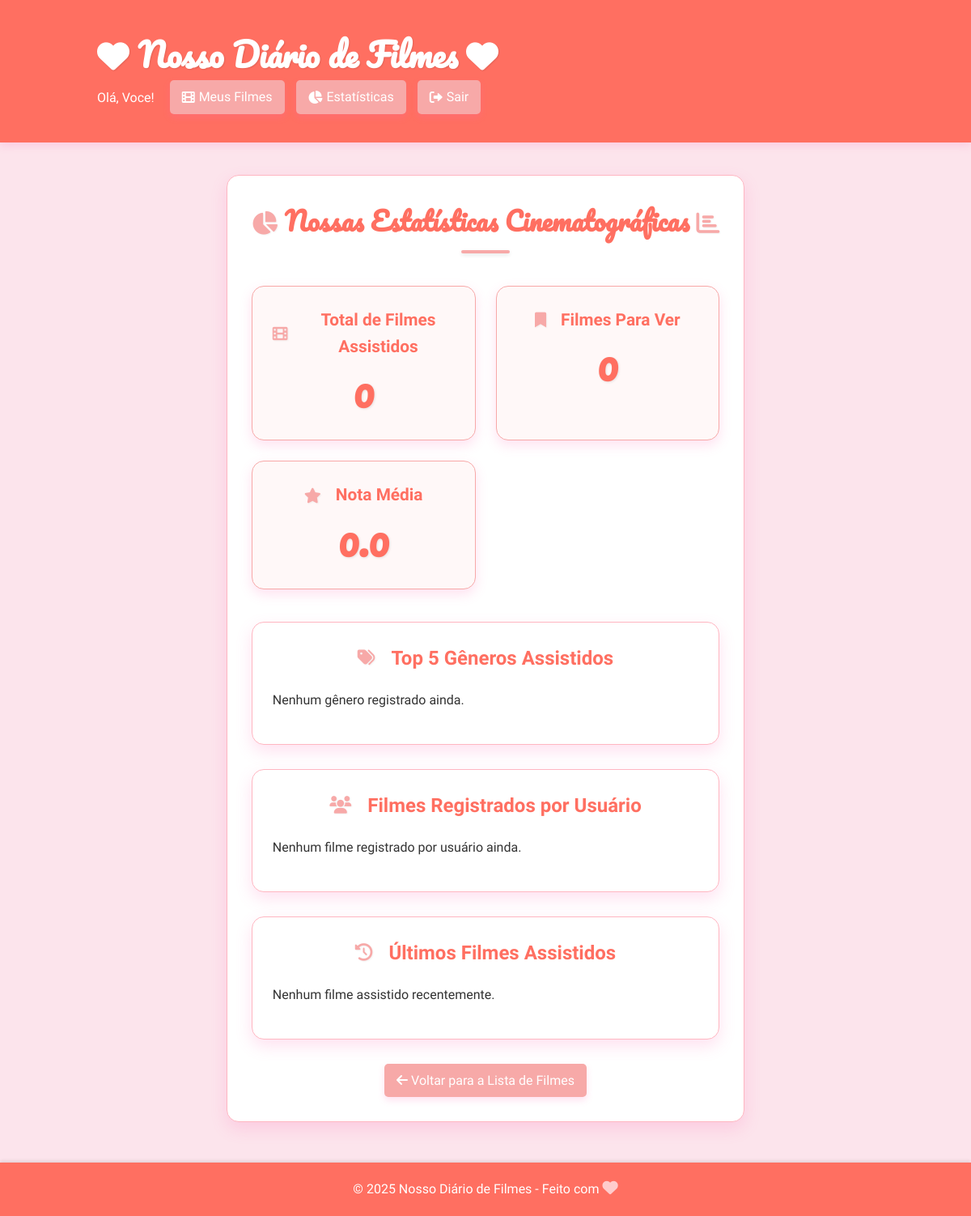
/stats (signed in), run on an earlier commit of the app's database.
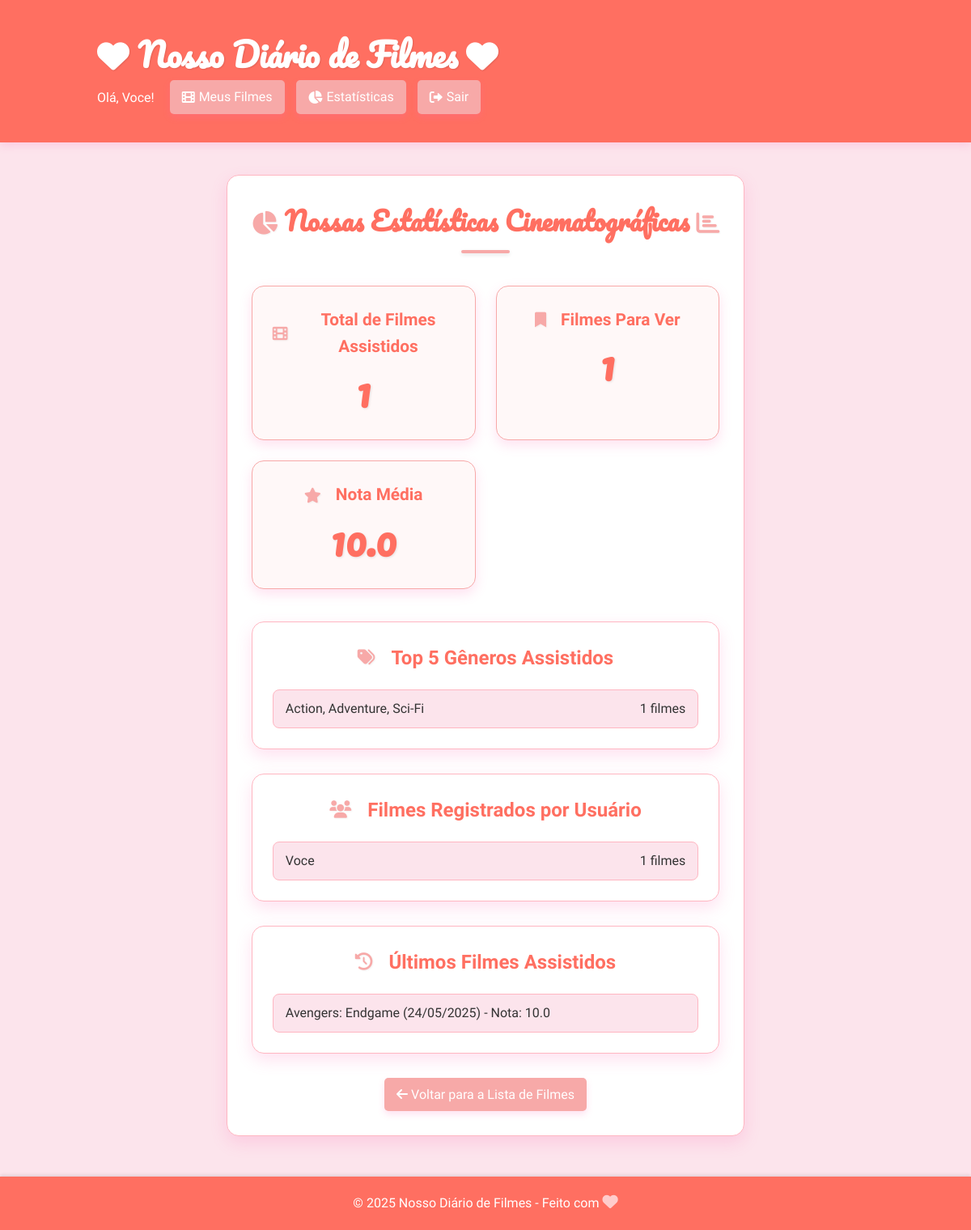
And on a later commit of the database.
### app.py (models this page shows, shortened)
class User(UserMixin, db.Model):
    id = db.Column(db.Integer, primary_key=True)
    username = db.Column(db.String(80), unique=True, nullable=False)
    password_hash = db.Column(db.String(256), nullable=False) # Armazena o hash da senha

class Movie(db.Model):
    id = db.Column(db.Integer, primary_key=True)
    title = db.Column(db.String(100), nullable=False)
    director = db.Column(db.String(100), nullable=False)
    year = db.Column(db.Integer, nullable=False)
    genre = db.Column(db.String(50), nullable=False)
    rating = db.Column(db.Float, nullable=True) # AGORA É OPCIONAL (nullable=True)
    watched_date = db.Column(db.Date, nullable=True) # Data assistida agora é opcional também
    comments = db.Column(db.Text)
    watched_by = db.Column(db.String(100), nullable=True) # Quem assistiu agora é opcional
    status = db.Column(db.String(20), nullable=False, default='assistido') # 'assistido' ou 'para_ver'
    plot = db.Column(db.Text)
    poster = db.Column(db.String(200))
    imdbID = db.Column(db.String(20), unique=True, nullable=True) # Campo para armazenar o IMDb ID

### app.py (the view)
@app.route('/stats')
@login_required
def stats():
    total_movies_assistidos = db.session.query(Movie).filter_by(status='assistido').count()
    total_movies_para_ver = db.session.query(Movie).filter_by(status='para_ver').count()
    avg_rating_result = db.session.query(func.avg(Movie.rating))\
                               .filter(Movie.status=='assistido', Movie.rating.isnot(None))\
                               .scalar()
    avg_rating = round(avg_rating_result, 1) if avg_rating_result is not None else 0.0
    top_genres = db.session.query(Movie.genre, func.count(Movie.genre))\
                           .filter(Movie.status=='assistido', Movie.genre.isnot(None), Movie.genre != '')\
                           .group_by(Movie.genre)\
                           .order_by(func.count(Movie.genre).desc())\
                           .limit(5).all()
    movies_by_user = db.session.query(Movie.watched_by, func.count(Movie.watched_by))\
                               .filter(Movie.status=='assistido', Movie.watched_by.isnot(None), Movie.watched_by != '')\
                               .group_by(Movie.watched_by)\
                               .order_by(func.count(Movie.watched_by).desc())\
                               .all()
    recent_movies = db.session.query(Movie)\
                              .filter_by(status='assistido')\
                              .order_by(Movie.watched_date.desc())\
                              .limit(5).all()
    return render_template('stats.html',
                           total_movies=total_movies_assistidos, # Passa o total de assistidos aqui
                           total_to_watch=total_movies_para_ver, # Passa o total de para ver
                           avg_rating=avg_rating,
                           top_genres=top_genres,
                           movies_by_user=movies_by_user,
                           recent_movies=recent_movies)

### app.py (called while the page is built)
@login_manager.user_loader
def load_user(user_id):
    return User.query.get(int(user_id))

@app.context_processor
def inject_now():
    return {'now': datetime.now()}

### templates/stats.html
{% extends "base.html" %}
{% block content %}
    <div class="movie-list-section">
        <h2><i class="fas fa-chart-pie"></i> Nossas Estatísticas Cinematográficas <i class="fas fa-chart-bar"></i></h2>
        <div class="stats-grid">
            <div class="stat-card">
                <h3><i class="fas fa-film"></i> Total de Filmes Assistidos</h3>
                <p class="stat-number">{{ total_movies }}</p>
            </div>
            <div class="stat-card">
                <h3><i class="fas fa-bookmark"></i> Filmes Para Ver</h3>
                <p class="stat-number">{{ total_to_watch }}</p>
            </div>
            <div class="stat-card">
                <h3><i class="fas fa-star"></i> Nota Média</h3>
                <p class="stat-number">{{ '%.1f' | format(avg_rating) }}</p>
            </div>
        </div>
        <div class="stats-section">
            <h3><i class="fas fa-tags"></i> Top 5 Gêneros Assistidos</h3>
            {% if top_genres %}
                <ul class="stats-list">
                    {% for genre, count in top_genres %}
                        <li>
                            <span>{{ genre }}</span>
                            <span>{{ count }} filmes</span>
                        </li>
                    {% endfor %}
                </ul>
            {% else %}
                <p>Nenhum gênero registrado ainda.</p>
            {% endif %}
        </div>
        <div class="stats-section">
            <h3><i class="fas fa-users"></i> Filmes Registrados por Usuário</h3>
            {% if movies_by_user %}
                <ul class="stats-list">
                    {% for user, count in movies_by_user %}
                        <li>
                            <span>{{ user.capitalize() }}</span>
                            <span>{{ count }} filmes</span>
                        </li>
                    {% endfor %}
                </ul>
            {% else %}
                <p>Nenhum filme registrado por usuário ainda.</p>
            {% endif %}
        </div>
        <div class="stats-section">
            <h3><i class="fas fa-history"></i> Últimos Filmes Assistidos</h3>
            {% if recent_movies %}
                <ul class="stats-list">
                    {% for movie in recent_movies %}
                        <li>
                            <span>{{ movie.title }} ({{ movie.watched_date.strftime('%d/%m/%Y') }}) - Nota: {% if movie.rating is not none %}{{ '%.1f' | format(movie.rating) }}{% else %}N/A{% endif %}</span>
                        </li>
                    {% endfor %}
                </ul>
            {% else %}
                <p>Nenhum filme assistido recentemente.</p>
            {% endif %}
        </div>
        <div style="text-align: center; margin-top: 30px;">
            <a href="{{ url_for('index') }}" class="button-logout" style="width: auto; display: inline-block;"><i class="fas fa-arrow-left"></i> Voltar para a Lista de Filmes</a>
        </div>
    </div>
{% endblock %}

### templates/base.html (shortened to what this page needs)
<!DOCTYPE html>
<html lang="pt-br">
<head>
    <link rel="stylesheet" href="{{ url_for('static', filename='css/style.css') }}">
    <link rel="stylesheet" href="https://cdnjs.cloudflare.com/ajax/libs/font-awesome/6.0.0-beta3/css/all.min.css">
</head>
<body>
    <header>
        <div class="container header-content">
            <h1><i class="fas fa-heart" style="color: white;"></i> Nosso Diário de Filmes <i class="fas fa-heart" style="color: white;"></i></h1>
            <nav>
                {% if current_user.is_authenticated %}
                    <span>Olá, {{ current_user.username.capitalize() }}!</span>
                    <a href="{{ url_for('index') }}" class="button-logout" style="margin-right: 10px;"><i class="fas fa-film"></i> Meus Filmes</a>
                    <a href="{{ url_for('stats') }}" class="button-logout" style="margin-right: 10px;"><i class="fas fa-chart-pie"></i> Estatísticas</a>
                    <a href="{{ url_for('logout') }}" class="button-logout"><i class="fas fa-sign-out-alt"></i> Sair</a>
                {% else %}
                    <a href="{{ url_for('login') }}" class="button-logout"><i class="fas fa-sign-in-alt"></i> Entrar</a>
                {% endif %}
            </nav>
        </div>
    </header>
    <main class="container">
        {% block content %}{% endblock %}
    </main>
    <footer>
        <p>&copy; {{ now.year }} Nosso Diário de Filmes - Feito com <i class="fas fa-heart" style="color: #ffcccc;"></i></p>
    </footer>
</body>
</html>

### static/css/style.css (style rules this page uses)
:root { --primary-color: #ff6f61; --secondary-color: #f7a9a8; --background-color: #fce4ec; --text-color: #333; --card-background: #ffffff; --border-color: #ffb6c1; --success-color: #4CAF50; --danger-color: #f44336; --info-color: #2196F3; --warning-color: #ff9800; --shadow-color: rgba(255, 105, 180, 0.2); --hover-shadow: rgba(255, 105, 180, 0.35); }
body { font-family: 'Quicksand', sans-serif; margin: 0; padding: 0; background-color: var(--background-color); color: var(--text-color); line-height: 1.6; overflow-x: hidden; display: flex; flex-direction: column; min-height: 100vh; }
.container { max-width: 960px; margin: 0 auto; padding: 20px; }
header { background-color: var(--primary-color); color: white; padding: 15px 0; box-shadow: 0 4px 10px var(--shadow-color); }
.header-content { display: flex; justify-content: space-between; align-items: center; flex-wrap: wrap; }
header h1 { font-family: 'Pacifico', cursive; margin: 0; font-size: 2.5em; text-shadow: 1px 1px 2px rgba(0,0,0,0.1); }
header nav span { margin-right: 15px; font-weight: 500; }
.button-logout { background-color: var(--secondary-color); color: white; padding: 8px 15px; border: none; border-radius: 5px; text-decoration: none; transition: background-color 0.3s ease; display: inline-flex; align-items: center; gap: 5px; box-shadow: 0 4px 8px var(--shadow-color); }
.add-movie-section, .login-container, .movie-list-section, .stats-section { background-color: var(--card-background); padding: 30px; border-radius: 15px; box-shadow: 0 8px 20px var(--shadow-color); transition: box-shadow 0.3s ease; margin-bottom: 30px; border: 1px solid var(--border-color); }
h2 { color: var(--primary-color); font-family: 'Pacifico', cursive; font-size: 2em; margin-top: 0; margin-bottom: 40px; text-align: center; position: relative; padding-bottom: 15px; }
h2::after { content: ''; display: block; width: 60px; height: 4px; background-color: var(--secondary-color); border-radius: 2px; position: absolute; bottom: 0; left: 50%; transform: translateX(-50%); box-shadow: 0 2px 5px rgba(0,0,0,0.1); }
h2 i, h3 i { font-size: 0.9em; color: var(--secondary-color); text-shadow: 1px 1px 2px rgba(0,0,0,0.05); }
h3 { color: var(--primary-color); font-family: 'Quicksand', sans-serif; font-size: 1.5em; margin-top: 0; margin-bottom: 20px; text-align: center; display: flex; align-items: center; justify-content: center; gap: 10px; }
.stats-grid { display: grid; grid-template-columns: repeat(auto-fit, minmax(250px, 1fr)); gap: 25px; margin-bottom: 40px; justify-content: center; }
.stat-card { background-color: #fff8f8; padding: 25px; border-radius: 15px; box-shadow: 0 6px 15px var(--shadow-color); border: 1px solid var(--secondary-color); text-align: center; }
.stat-card h3 { font-family: 'Quicksand', sans-serif; color: var(--primary-color); font-size: 1.3em; margin-bottom: 15px; }
.stat-card h3 i { color: var(--secondary-color); margin-right: 8px; }
.stat-number { font-family: 'Pacifico', cursive; font-size: 3em; color: var(--primary-color); font-weight: bold; line-height: 1; margin: 10px 0; text-shadow: 1px 1px 3px rgba(0,0,0,0.1); }
.stats-section { background-color: var(--card-background); padding: 25px; border-radius: 15px; box-shadow: 0 8px 20px var(--shadow-color); border: 1px solid var(--border-color); margin-bottom: 30px; }
.stats-section h3 { text-align: left; margin-bottom: 20px; }
.stats-section h3 i { color: var(--secondary-color); margin-right: 10px; }
.stats-list { list-style: none; padding: 0; margin: 0; }
.stats-list li { background-color: #fce4ec; padding: 10px 15px; margin-bottom: 8px; border-radius: 8px; border: 1px solid var(--border-color); color: var(--text-color); font-size: 1em; display: flex; justify-content: space-between; align-items: center; flex-wrap: wrap; }
.stats-list li:last-child { margin-bottom: 0; }
footer { text-align: center; padding: 20px; margin-top: auto; background-color: var(--primary-color); color: white; font-size: 0.9em; box-shadow: 0 -2px 4px rgba(0,0,0,0.1); display: flex; justify-content: center; align-items: center; gap: 8px; font-size: 1em; }
footer p { margin: 0; }
footer .fas.fa-heart { color: #ffcccc; font-size: 1.2em; animation: pulse 1.5s infinite alternate; }

What changed in the data, as far as the page shows it:
now on one of the page's lists (row edited): User: capitalize "Voce", id "1"
added Movie: title "Avengers: Endgame", watched_date "24/05/2025", rating "10.0"
Also different on the page:
{{ total_movies }}: "0" → "1"
{{ total_to_watch }}: "0" → "1"
{{ '%.1f' | format(avg_rating) }}: "0.0" → "10.0"
new list line: "Action, Adventure, Sci-Fi 1 filmes"
text no longer shown: "Nenhum gênero registrado ainda. Nenhum filme registrado por usuário ainda. Nenhum filme assistido recentemente."
